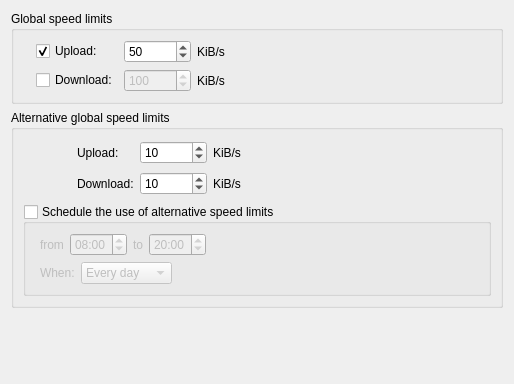
          <widget class="QWidget" name="scrollAreaWidgetContents_9">
           <property name="geometry">
            <rect>
             <x>0</x>
             <y>0</y>
             <width>514</width>
             <height>384</height>
            </rect>
           </property>
           <layout class="QVBoxLayout" name="verticalLayout_33">
            <item>
             <widget class="QGroupBox" name="bandwidthBox">
              <property name="title">
               <string>Global speed limits</string>
              </property>
              <layout class="QGridLayout" name="gridLayout_7">
               <item row="0" column="0">
                <widget class="QLabel" name="label_5">
                 <property name="text">
                  <string notr="true"/>
                 </property>
                 <property name="pixmap">
                  <pixmap resource="../icons.qrc">:/Icons/slow_off.png</pixmap>
                 </property>
                </widget>
               </item>
               <item row="0" column="1">
                <layout class="QGridLayout" name="gridLayout_6">
                 <item row="0" column="0">
                  <widget class="QCheckBox" name="checkUploadLimit">
                   <property name="text">
                    <string>Upload:</string>
                   </property>
                   <property name="checked">
                    <bool>true</bool>
                   </property>
                  </widget>
                 </item>
                 <item row="0" column="1">
                  <widget class="QSpinBox" name="spinUploadLimit">
                   <property name="enabled">
                    <bool>true</bool>
                   </property>
                   <property name="suffix">
                    <string/>
                   </property>
                   <property name="minimum">
                    <number>1</number>
                   </property>
                   <property name="maximum">
                    <number>1000000</number>
                   </property>
                   <property name="value">
                    <number>50</number>
                   </property>
                  </widget>
                 </item>
                 <item row="0" column="2">
                  <widget class="QLabel" name="label_10">
                   <property name="text">
                    <string>KiB/s</string>
                   </property>
                  </widget>
                 </item>
                 <item row="1" column="0">
                  <widget class="QCheckBox" name="checkDownloadLimit">
                   <property name="text">
                    <string>Download:</string>
                   </property>
                  </widget>
                 </item>
                 <item row="1" column="1">
                  <widget class="QSpinBox" name="spinDownloadLimit">
                   <property name="enabled">
                    <bool>false</bool>
                   </property>
                   <property name="suffix">
                    <string/>
                   </property>
                   <property name="minimum">
                    <number>1</number>
                   </property>
                   <property name="maximum">
                    <number>1000000</number>
                   </property>
                   <property name="value">
                    <number>100</number>
                   </property>
                  </widget>
                 </item>
                 <item row="1" column="2">
                  <widget class="QLabel" name="label_13">
                   <property name="text">
                    <string>KiB/s</string>
                   </property>
                  </widget>
                 </item>
                </layout>
               </item>
               <item row="0" column="2">
                <spacer>
                 <property name="orientation">
                  <enum>Qt::Horizontal</enum>
                 </property>
                 <property name="sizeHint" stdset="0">
                  <size>
                   <width>200</width>
                   <height>20</height>
                  </size>
                 </property>
                </spacer>
               </item>
              </layout>
             </widget>
            </item>
            <item>
             <widget class="QGroupBox" name="groupBox_6">
              <property name="title">
               <string>Alternative global speed limits</string>
              </property>
              <layout class="QVBoxLayout" name="verticalLayout_11">
               <item>
                <layout class="QGridLayout" name="gridLayout_9">
                 <item row="0" column="0">
                  <widget class="QLabel" name="label_16">
                   <property name="minimumSize">
                    <size>
                     <width>48</width>
                     <height>48</height>
                    </size>
                   </property>
                   <property name="maximumSize">
                    <size>
                     <width>48</width>
                     <height>48</height>
                    </size>
                   </property>
                   <property name="text">
                    <string/>
                   </property>
                   <property name="pixmap">
                    <pixmap resource="../icons.qrc">:/Icons/slow.png</pixmap>
                   </property>
                   <property name="scaledContents">
                    <bool>false</bool>
                   </property>
                  </widget>
                 </item>
                 <item row="0" column="1">
                  <layout class="QGridLayout" name="gridLayout_8">
                   <item row="0" column="0">
                    <widget class="QLabel" name="label_11">
                     <property name="text">
                      <string>Upload:</string>
                     </property>
                    </widget>
                   </item>
                   <item row="0" column="1">
                    <widget class="QSpinBox" name="spinUploadLimitAlt">
                     <property name="minimum">
                      <number>1</number>
                     </property>
                     <property name="maximum">
                      <number>1000000</number>
                     </property>
                     <property name="value">
                      <number>10</number>
                     </property>
                    </widget>
                   </item>
                   <item row="0" column="2">
                    <widget class="QLabel" name="label_14">
                     <property name="text">
                      <string>KiB/s</string>
                     </property>
                    </widget>
                   </item>
                   <item row="1" column="0">
                    <widget class="QLabel" name="label_12">
                     <property name="text">
                      <string>Download:</string>
                     </property>
                    </widget>
                   </item>
                   <item row="1" column="1">
                    <widget class="QSpinBox" name="spinDownloadLimitAlt">
                     <property name="minimum">
                      <number>1</number>
                     </property>
                     <property name="maximum">
                      <number>1000000</number>
                     </property>
                     <property name="value">
                      <number>10</number>
                     </property>
                    </widget>
                   </item>
                   <item row="1" column="2">
                    <widget class="QLabel" name="label_15">
                     <property name="text">
                      <string>KiB/s</string>
                     </property>
                    </widget>
                   </item>
                  </layout>
                 </item>
                 <item row="0" column="2">
                  <spacer name="horizontalSpacer_8">
                   <property name="orientation">
                    <enum>Qt::Horizontal</enum>
                   </property>
                   <property name="sizeHint" stdset="0">
                    <size>
                     <width>222</width>
                     <height>59</height>
                    </size>
                   </property>
                  </spacer>
                 </item>
                </layout>
               </item>
               <item>
                <widget class="QGroupBox" name="check_schedule">
                 <property name="title">
                  <string>Schedule the use of alternative speed limits</string>
                 </property>
                 <property name="checkable">
                  <bool>true</bool>
                 </property>
                 <property name="checked">
                  <bool>false</bool>
                 </property>
                 <layout class="QVBoxLayout" name="verticalLayout_5">
                  <item>
                   <layout class="QHBoxLayout" name="horizontalLayout_13">
                    <property name="leftMargin">
                     <number>5</number>
                    </property>
                    <item>
                     <widget class="QLabel" name="label_6">
                      <property name="text">
                       <string extracomment="from (time1 to time2)">from</string>
                      </property>
                     </widget>
                    </item>
                    <item>
                     <widget class="QTimeEdit" name="schedule_from">
                      <property name="time">
                       <time>
                        <hour>8</hour>
                        <minute>0</minute>
                        <second>0</second>
                       </time>
                      </property>
                      <property name="displayFormat">
                       <string notr="true">hh:mm</string>
                      </property>
                      <property name="calendarPopup">
                       <bool>false</bool>
                      </property>
                     </widget>
                    </item>
                    <item>
                     <widget class="QLabel" name="label_17">
                      <property name="text">
                       <string extracomment="time1 to time2">to</string>
                      </property>
                      <property name="alignment">
                       <set>Qt::AlignCenter</set>
                      </property>
                     </widget>
                    </item>
                    <item>
                     <widget class="QTimeEdit" name="schedule_to">
                      <property name="time">
                       <time>
                        <hour>20</hour>
                        <minute>0</minute>
                        <second>0</second>
                       </time>
                      </property>
                      <property name="displayFormat">
                       <string notr="true">hh:mm</string>
                      </property>
                     </widget>
                    </item>
                    <item>
                     <spacer name="horizontalSpacer_9">
                      <property name="orientation">
                       <enum>Qt::Horizontal</enum>
                      </property>
                      <property name="sizeHint" stdset="0">
                       <size>
                        <width>40</width>
                        <height>20</height>
                       </size>
                      </property>
                     </spacer>
                    </item>
                   </layout>
                  </item>
                  <item>
                   <layout class="QHBoxLayout" name="horizontalLayout_14">
                    <property name="leftMargin">
                     <number>5</number>
                    </property>
                    <item>
                     <widget class="QLabel" name="label_18">
                      <property name="text">
                       <string>When:</string>
                      </property>
                     </widget>
                    </item>
                    <item>
                     <widget class="QComboBox" name="schedule_days">
                      <item>
                       <property name="text">
                        <string>Every day</string>
                       </property>
                      </item>
                      <item>
                       <property name="text">
                        <string>Week days</string>
                       </property>
                      </item>
                      <item>
                       <property name="text">
                        <string>Week ends</string>
                       </property>
                      </item>
                     </widget>
                    </item>
                    <item>
                     <spacer name="horizontalSpacer_10">
                      <property name="orientation">
                       <enum>Qt::Horizontal</enum>
                      </property>
                      <property name="sizeHint" stdset="0">
                       <size>
                        <width>40</width>
                        <height>20</height>
                       </size>
                      </property>
                     </spacer>
                    </item>
                   </layout>
                  </item>
                 </layout>
                </widget>
               </item>
              </layout>
             </widget>
            </item>
            <item>
             <spacer name="verticalSpacer_2">
              <property name="orientation">
               <enum>Qt::Vertical</enum>
              </property>
              <property name="sizeHint" stdset="0">
               <size>
                <width>20</width>
                <height>40</height>
               </size>
              </property>
             </spacer>
            </item>
           </layout>
          </widget>
